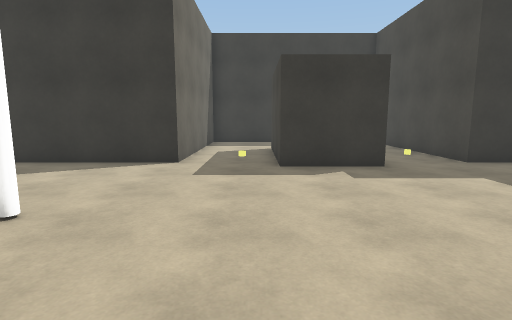
view 1 (above)

16 first-person views from a walk through a 3-D level made in the Unity game engine. The camera is 1.4 m above the floor, tilts 8° down and sees 80° across. The floor is counted in squares, 1 m on a side. Each view is taken from the middle of a square. On the plan, view 1 faces up. The plan holds only what a view shows up to about 14 squares ahead; the rest is blank. The place goes on beyond the plan. The player is left out. Some animated figures are left out. Surface patterns are stand-ins for the level's own textures.

view 2
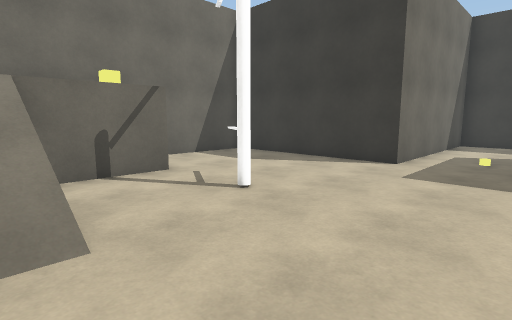

view 3
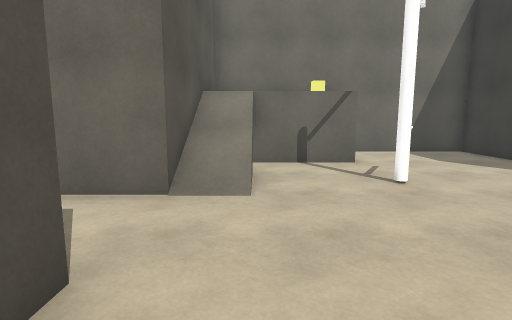

view 4
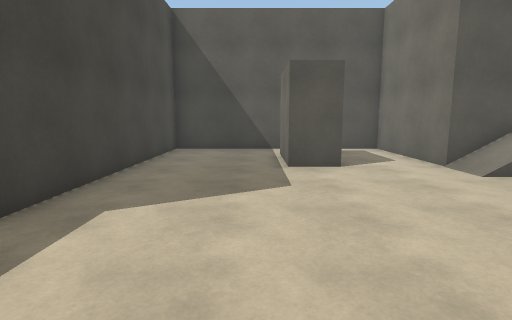

view 5
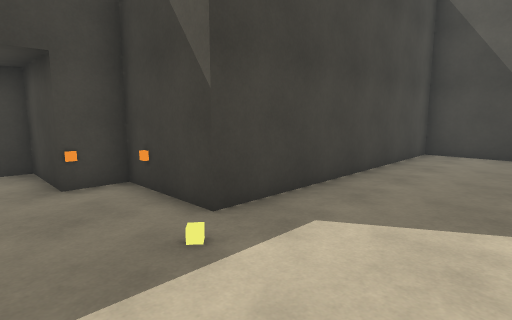

view 6
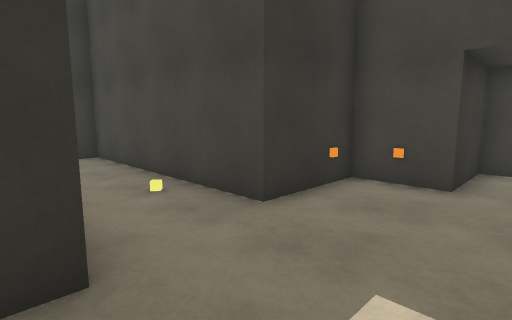

view 7
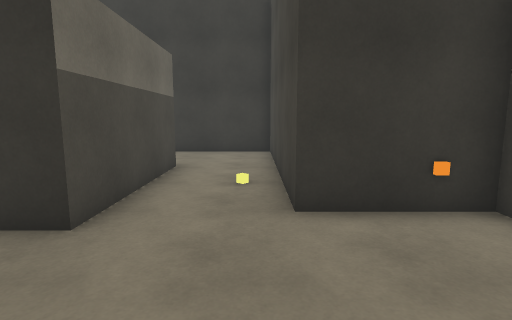

view 8
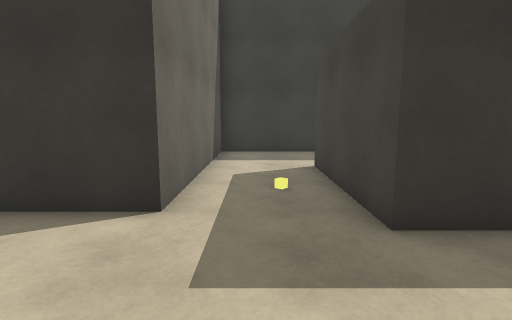

view 9
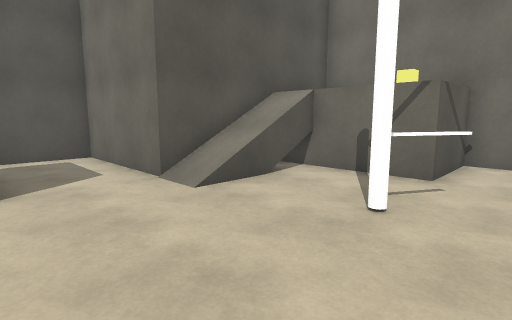

view 10
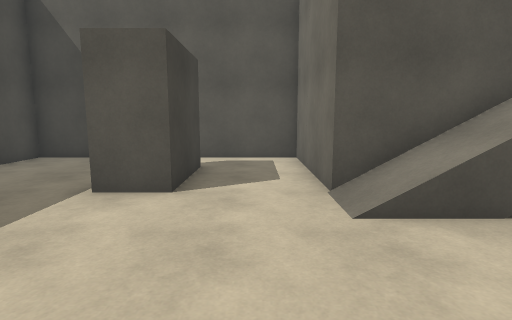

view 11
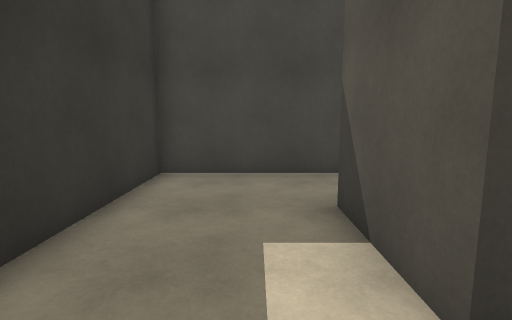

view 12
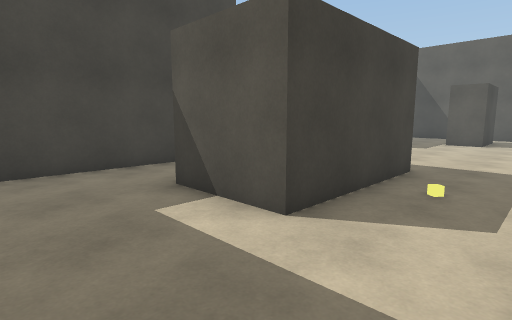

view 13
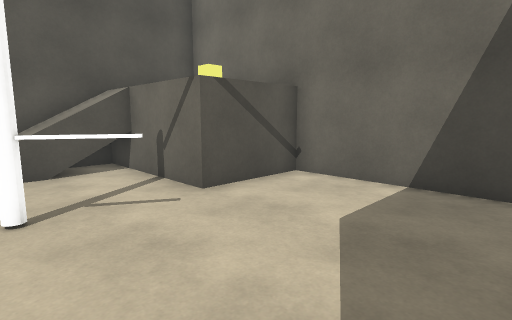

view 14
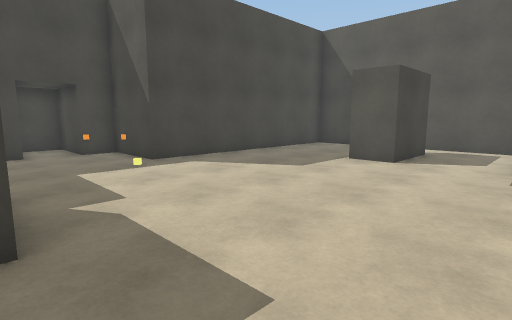

view 15
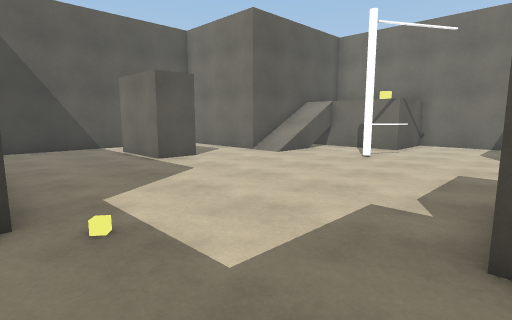

view 16
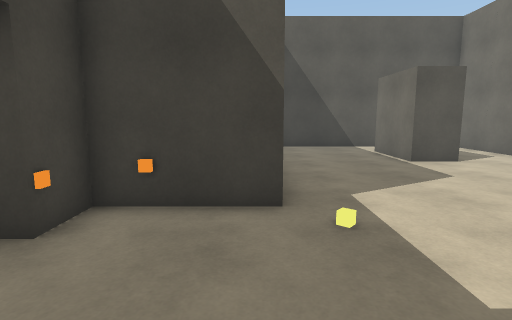

### Floor plan
Key: @ floor where view 1 was taken; # wall or solid block; . main floor; : floor 2.25 m higher than the main floor; / step, stairs or slope; = window, fence, low wall or low ledge; C orange cube.
Columns run from 10 left of view 1 to 12 right of it. Each row starts with its distance up from view 1.
 18        ###########
 17        #.........#
 16        #.........#
 15        #.........#
 14        #...###...#
 13        #...# ##..#
 12        #...#  #..#
 11        #...#  #..#
 10 ########...#  #..####
  9 #..........####....C#
  8 #...................#
  7 #...................###
  6 #.....................#
  5 #....#..............C##
  4 #::/..#..........#####
  3 #  /.............#
  2 #   .............#
  1 #   //==.........#
  0 #   ////..@......#
 -1 ########...##....#
 -2        #...##....#
 -3        #...##....#
 -4        #.........#
 -5        #.........#
 -6        ###########

Where each view was taken, in squares from view 1:
view 1: 0 up, 0 right, facing up
view 2: 0 up, 1 right, facing up-left
view 3: 1 up, 3 right, facing left
view 4: 8 up, 3 right, facing down
view 5: 7 up, 3 right, facing down-right
view 6: 6 up, 3 right, facing up-right
view 7: 5 up, 6 right, facing up
view 8: 5 up, 1 left, facing up
view 9: 6 up, 1 right, facing down-left
view 10: 5 up, 1 left, facing down
view 11: 15 up, 1 left, facing right
view 12: 17 up, 2 left, facing down-right
view 13: 9 up, 3 left, facing down-left
view 14: 9 up, 3 left, facing down-right
view 15: 9 up, 7 right, facing down-left
view 16: 9 up, 7 right, facing down
